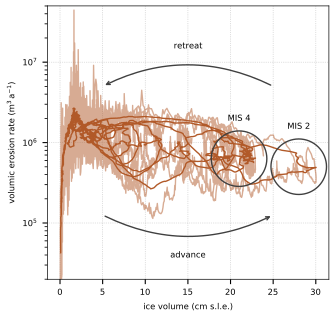

Generate this figure with Python:
#!/usr/bin/env python
# Copyright (c) 2019-2020, Julien Seguinot (juseg.github.io)
# Creative Commons Attribution-ShareAlike 4.0 International License
# (CC BY-SA 4.0, http://creativecommons.org/licenses/by-sa/4.0/)

"""Plot Alps erosion time evolution."""

import absplots as apl
import pismx.open
import util


def figure():
    """Prepare initial animation figure."""

    # initialize figure
    fig, ax = apl.subplots_mm(figsize=(85, 80), gridspec_kw=dict(
        left=12, right=1.5, bottom=9, top=1.5))

    # load postprocessed data
    with pismx.open.dataset(
            '../data/processed/alpcyc.1km.epic.pp.ts.10a.nc') as ds:
        ds = ds[['slvol']]
    with pismx.open.dataset(
            '../data/processed/alpero.1km.epic.pp.agg.nc') as agg:
        ds['kop2015_rate'] = agg.kop2015_rate

    # unit conversion and rolling mean
    ds['slvol'] *= 100
    ds['rolling_mean'] = ds.kop2015_rate.rolling(age=100, center=True).mean()

    # plot
    line0, = ax.plot(ds.slvol, ds.kop2015_rate, c='C11', alpha=0.5)
    line1, = ax.plot(ds.slvol, ds.rolling_mean, c='C11')
    timetag = ax.text(0.95, 0.95, '', ha='right', va='top',
                      transform=ax.transAxes)

    # set axes properties
    ax.set_xlabel('ice volume (cm s.l.e.)')
    ax.set_ylabel(r'volumic erosion rate ($m^3\,a^{-1}$)')
    ax.set_yscale('log')
    ax.set_ylim(10**4.3, 10**7.7)

    # annotate advance and retreat
    ax.annotate('', xy=(5, 10**6.7), xytext=(25, 10**6.7), arrowprops=dict(
        arrowstyle='->', color='0.25', lw=1, connectionstyle='arc3,rad=0.25'))
    ax.annotate('', xy=(25, 10**5.1), xytext=(5, 10**5.1), arrowprops=dict(
        arrowstyle='->', color='0.25', lw=1, connectionstyle='arc3,rad=0.25'))
    ax.text(15, 10**4.6, 'advance', ha='center', va='center')
    ax.text(15, 10**7.2, 'retreat', ha='center', va='center')

    # annotat2 maximum stages
    ax.plot(21, 10**5.8, marker='o', ms=40, mec='0.25', mfc='none')
    ax.plot(28, 10**5.7, marker='o', ms=40, mec='0.25', mfc='none')
    ax.text(21, 10**6.3, 'MIS 4', ha='center', va='center')
    ax.text(28, 10**6.2, 'MIS 2', ha='center', va='center')

    # return figure, data and animated artists
    return fig, ds, line0, line1, timetag


def animate(time, ds, line0, line1, timetag):
    """Update figure data."""

    # replace line data
    line0.set_ydata(ds.kop2015_rate.where(ds.time <= time))
    line1.set_ydata(ds.rolling_mean.where(ds.time <= time))

    # replace text tag
    timetag.set_text('{:,.0f} years ago'.format(-time).replace(',', r'$\,$'))

    # return animated artists
    return line0, line1, timetag


def main():
    """Main program called during execution."""

    # prepare figure
    fig, *fargs = figure()
    util.com.savefig(fig)

    # prepare animation
    # FIXME prepare a fancy animation in separate script
    # import os
    # import sys
    # import matplotlib.animation as animation
    # ani = animation.FuncAnimation(
    #     fig, animate, blit=True, interval=1000/25, fargs=fargs,
    #     frames=range(-119000, 1, 40))
    # ani.save(os.path.splitext(sys.argv[0])[0] + '.mp4')


if __name__ == '__main__':
    main()
